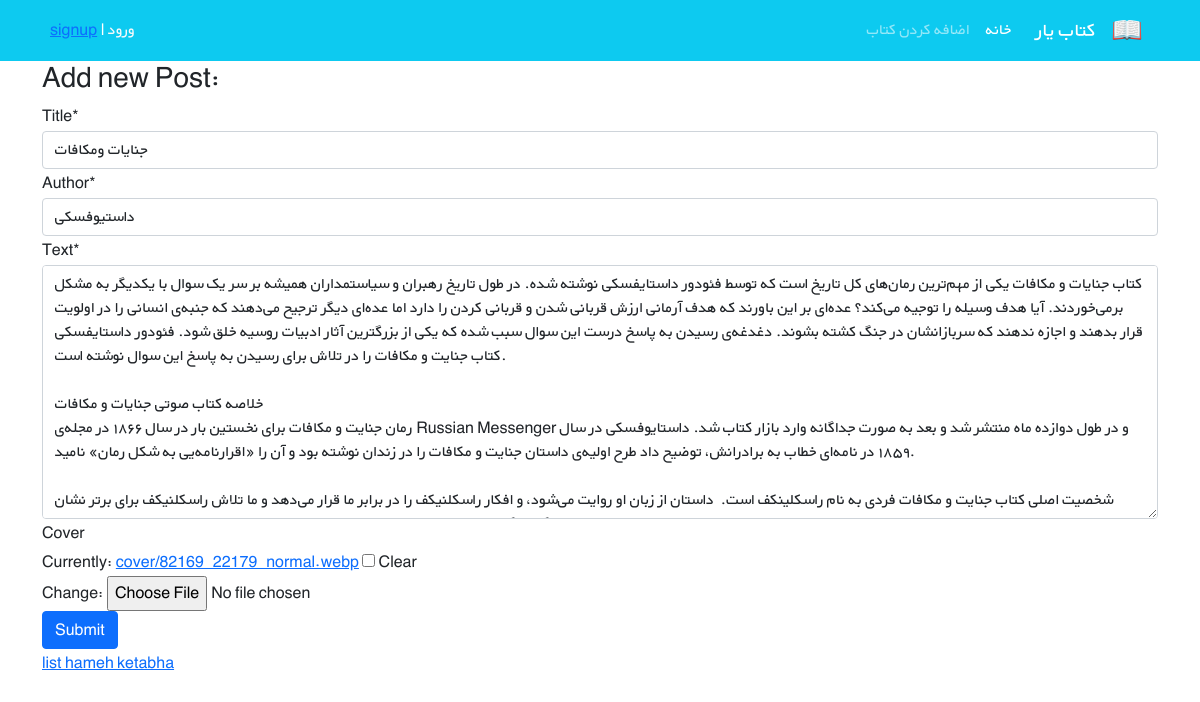
/books/10/edit/, run on an earlier commit of the app's database.
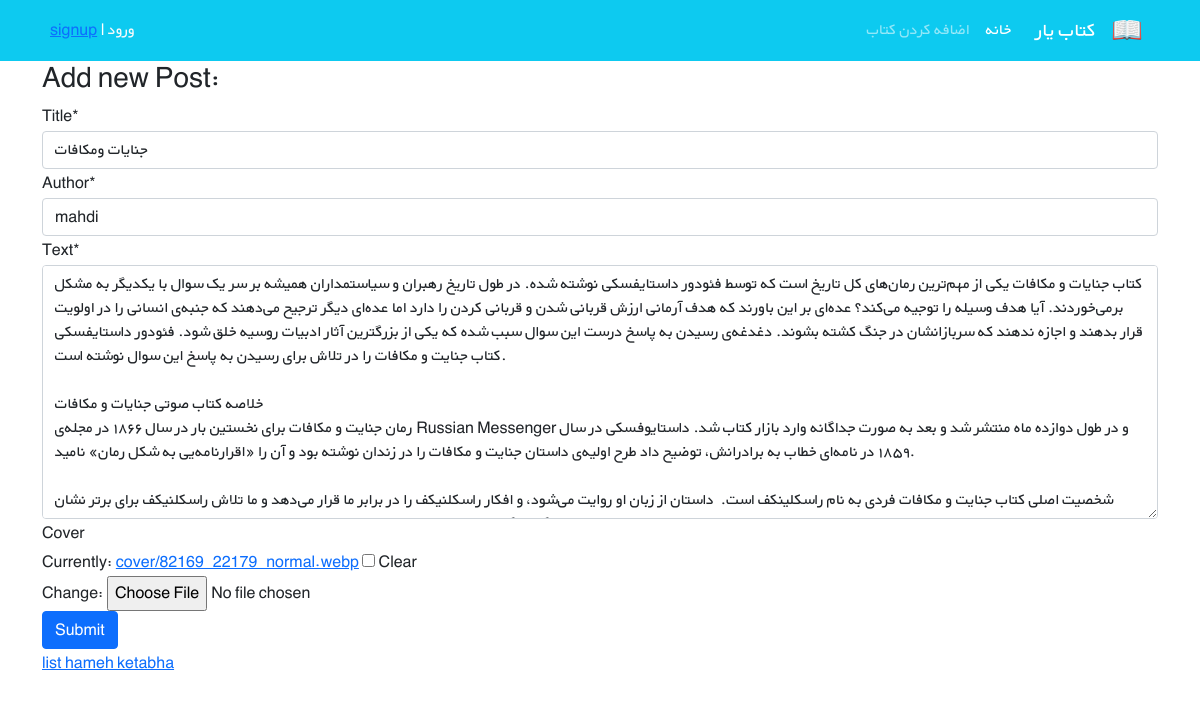
And on a later commit of the database.
### books/models.py (models this page shows, shortened)
class Book(models.Model):
    title = models.CharField(max_length=200)
    author = models.CharField(max_length=100)
    text = models.TextField()
    price = models.DecimalField(max_digits=6, decimal_places=2)
    cover = models.ImageField(upload_to="cover/", blank=True)

### books/views.py (the view)
# urls.py: path("<int:pk>/edit/", BookUpdateView.as_view(), name="book_update"),
class BookUpdateView(generic.UpdateView):
    model = Book
    fields = ["title", "author", "text", "cover",]
    template_name = "books/book_update.html"

### books/templates/books/book_update.html (shortened to what this page needs)
{% extends "_base.html" %}
{% load crispy_forms_tags %}
{% block content %}
    <h3>Add new Post:</h3>
    <form method="post" enctype="multipart/form-data">
        <table>
            {{ form|crispy }}
        </table>
        <button type="submit" class="btn btn-primary">Submit</button>
    </form>
    <a href="{% url "book_list" %}">list hameh ketabha</a>
{% endblock %}

What changed in the data, as far as the page shows it:
changed Book "جنایات ومکافات": author "داستیوفسکی" → "mahdi"
